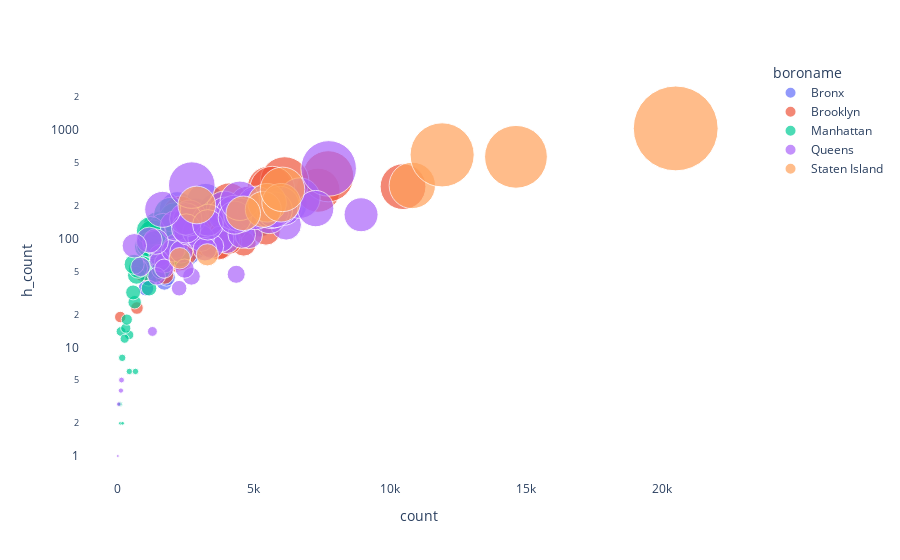

Notebook source saved alongside this figure:
### Code cell
fig = px.scatter(data, x="count", y="h_count",
                 size="h_count", color="boroname",
                 hover_name="zipcode", log_y=True, size_max=60)
fig.update_layout(barmode='stack', 
                  plot_bgcolor='rgba(255,255,255,1)')
fig.show(
    config= {'displaylogo': False, 
             'displayModeBar': False}
)

### Figure 1 — Plotly figure (JSON) as saved in the notebook; plotly's stock layout.template omitted (floating-point values rounded to 4 significant figures)
{"data": [{"hovertemplate": "<b>%{hovertext}</b><br><br>boroname=Bronx<br>count=%{x}<br>h_count=%{marker.size}<extra></extra>", "hovertext": ["10451", "10452", "10453", "10454", "10455", "10456", "10457", "10458", "10459", "10460", "10461", "10462", "10463", "10464", "10465", "10466", "10467", "10468", "10469", "10470", "10471", "10472", "10473", "10474", "10475"], "legendgroup": "Bronx", "marker": {"color": "#636efa", "size": [185, 165, 98, 46, 57, 180, 214, 91, 82, 102, 145, 120, 105, 35, 117, 136, 159, 73, 209, 44, 40, 99, 126, 102, 44], "sizemode": "area", "sizeref": 0.2869, "symbol": "circle"}, "mode": "markers", "name": "Bronx", "orientation": "v", "showlegend": true, "type": "scatter", "visible": true, "x": [2189, 2845, 2793, 1352, 1639, 3621, 3223, 2357, 2812, 2555, 5205, 3912, 2714, 1036, 4655, 4406, 3882, 2622, 6265, 1141, 1713, 3254, 4175, 2185, 1795], "xaxis": "x", "y": [185, 165, 98, 46, 57, 180, 214, 91, 82, 102, 145, 120, 105, 35, 117, 136, 159, 73, 209, 44, 40, 99, 126, 102, 44], "yaxis": "y"}, {"hovertemplate": "<b>%{hovertext}</b><br><br>boroname=Brooklyn<br>count=%{x}<br>h_count=%{marker.size}<extra></extra>", "hovertext": ["11201", "11203", "11204", "11205", "11206", "11207", "11208", "11209", "11210", "11211", "11212", "11213", "11214", "11215", "11216", "11217", "11218", "11219", "11220", "11221", "11222", "11223", "11224", "11225", "11226", "11228", "11229", "11230", "11231", "11232", "11233", "11234", "11235", "11236", "11237", "11238", "11239", "11249", "11251"], "legendgroup": "Brooklyn", "marker": {"color": "#EF553B", "size": [124, 90, 129, 61, 92, 279, 375, 118, 208, 80, 84, 95, 82, 203, 82, 96, 117, 122, 148, 111, 78, 197, 93, 63, 72, 89, 290, 339, 120, 46, 94, 301, 216, 288, 171, 63, 49, 23, 19], "sizemode": "area", "sizeref": 0.2869, "symbol": "circle"}, "mode": "markers", "name": "Brooklyn", "orientation": "v", "showlegend": true, "type": "scatter", "visible": true, "x": [2982, 4630, 4200, 2136, 2833, 7362, 7739, 5450, 5089, 2350, 3801, 3306, 3722, 4795, 2187, 2406, 3623, 3941, 4042, 3874, 1942, 5283, 1593, 2354, 2503, 3261, 5579, 6136, 2587, 1724, 4089, 10490, 4098, 5680, 2302, 2285, 913, 705, 92], "xaxis": "x", "y": [124, 90, 129, 61, 92, 279, 375, 118, 208, 80, 84, 95, 82, 203, 82, 96, 117, 122, 148, 111, 78, 197, 93, 63, 72, 89, 290, 339, 120, 46, 94, 301, 216, 288, 171, 63, 49, 23, 19], "yaxis": "y"}, {"hovertemplate": "<b>%{hovertext}</b><br><br>boroname=Manhattan<br>count=%{x}<br>h_count=%{marker.size}<extra></extra>", "hovertext": ["10001", "10002", "10003", "10004", "10005", "10007", "10009", "10010", "10011", "10012", "10013", "10014", "10016", "10017", "10018", "10019", "10020", "10021", "10022", "10023", "10024", "10025", "10026", "10027", "10028", "10029", "10030", "10031", "10032", "10033", "10034", "10035", "10036", "10037", "10038", "10039", "10040", "10065", "10075", "10128", "10280", "10281", "10282", "83"], "legendgroup": "Manhattan", "marker": {"color": "#00cc96", "size": [13, 74, 71, 3, 14, 15, 50, 26, 48, 57, 84, 114, 100, 46, 8, 104, 2, 129, 80, 52, 69, 115, 85, 152, 94, 94, 35, 106, 167, 125, 101, 111, 53, 32, 18, 6, 88, 118, 58, 91, 12, 3, 2, 6], "sizemode": "area", "sizeref": 0.2869, "symbol": "circle"}, "mode": "markers", "name": "Manhattan", "orientation": "v", "showlegend": true, "type": "scatter", "visible": true, "x": [417, 1259, 1378, 98, 120, 294, 1010, 621, 1387, 866, 1059, 2205, 1304, 686, 163, 1513, 94, 1472, 1254, 1595, 2277, 2056, 1278, 2108, 1287, 1599, 1150, 1971, 1949, 1671, 1277, 1273, 741, 564, 332, 425, 1137, 1208, 602, 1371, 252, 71, 178, 651], "xaxis": "x", "y": [13, 74, 71, 3, 14, 15, 50, 26, 48, 57, 84, 114, 100, 46, 8, 104, 2, 129, 80, 52, 69, 115, 85, 152, 94, 94, 35, 106, 167, 125, 101, 111, 53, 32, 18, 6, 88, 118, 58, 91, 12, 3, 2, 6], "yaxis": "y"}, {"hovertemplate": "<b>%{hovertext}</b><br><br>boroname=Queens<br>count=%{x}<br>h_count=%{marker.size}<extra></extra>", "hovertext": ["11001", "11004", "11005", "11040", "11101", "11102", "11103", "11104", "11105", "11106", "11109", "11354", "11355", "11356", "11357", "11358", "11360", "11361", "11362", "11363", "11364", "11365", "11366", "11367", "11368", "11369", "11370", "11371", "11372", "11373", "11374", "11375", "11377", "11378", "11379", "11385", "11411", "11412", "11413", "11414", "11415", "11416", "11417", "11418", "11419", "11420", "11421", "11422", "11423", "11426", "11427", "11428", "11429", "11432", "11433", "11434", "11435", "11436", "11451", "11691", "11692", "11693", "11694", "11697"], "legendgroup": "Queens", "marker": {"color": "#ab63fa", "size": [14, 103, 5, 55, 159, 70, 60, 62, 85, 45, 3, 182, 204, 78, 166, 134, 76, 193, 96, 159, 196, 236, 45, 108, 187, 104, 131, 4, 118, 168, 94, 158, 204, 99, 109, 443, 115, 47, 203, 173, 97, 53, 85, 101, 148, 175, 53, 180, 80, 164, 148, 152, 124, 184, 134, 189, 156, 35, 1, 223, 186, 86, 311, 1], "sizemode": "area", "sizeref": 0.2869, "symbol": "circle"}, "mode": "markers", "name": "Queens", "orientation": "v", "showlegend": true, "type": "scatter", "visible": true, "x": [1274, 3879, 137, 837, 2624, 1552, 1722, 1546, 2120, 1428, 34, 5244, 4801, 2035, 8947, 6193, 2337, 5005, 4009, 2644, 6094, 6696, 2709, 4817, 3918, 2945, 2111, 115, 2577, 3953, 1393, 5569, 5090, 3790, 4560, 7755, 2900, 4355, 5981, 4262, 1157, 1705, 3450, 3062, 2621, 5048, 2458, 5636, 3203, 4525, 3320, 2501, 2516, 5764, 3312, 7278, 4300, 2256, 9, 4489, 1651, 609, 2721, 2], "xaxis": "x", "y": [14, 103, 5, 55, 159, 70, 60, 62, 85, 45, 3, 182, 204, 78, 166, 134, 76, 193, 96, 159, 196, 236, 45, 108, 187, 104, 131, 4, 118, 168, 94, 158, 204, 99, 109, 443, 115, 47, 203, 173, 97, 53, 85, 101, 148, 175, 53, 180, 80, 164, 148, 152, 124, 184, 134, 189, 156, 35, 1, 223, 186, 86, 311, 1], "yaxis": "y"}, {"hovertemplate": "<b>%{hovertext}</b><br><br>boroname=Staten Island<br>count=%{x}<br>h_count=%{marker.size}<extra></extra>", "hovertext": ["10301", "10302", "10303", "10304", "10305", "10306", "10307", "10308", "10309", "10310", "10312", "10314"], "legendgroup": "Staten Island", "marker": {"color": "#FFA15A", "size": [214, 66, 204, 186, 214, 309, 171, 284, 590, 71, 1033, 566], "sizemode": "area", "sizeref": 0.2869, "symbol": "circle"}, "mode": "markers", "name": "Staten Island", "orientation": "v", "showlegend": true, "type": "scatter", "visible": true, "x": [5493, 2277, 2907, 5350, 6008, 10832, 4615, 6057, 11928, 3295, 20518, 14643], "xaxis": "x", "y": [214, 66, 204, 186, 214, 309, 171, 284, 590, 71, 1033, 566], "yaxis": "y"}], "layout": {"autosize": true, "barmode": "stack", "legend": {"itemsizing": "constant", "title": {"text": "boroname"}, "tracegroupgap": 0}, "margin": {"t": 60}, "plot_bgcolor": "rgba(255,255,255,1)", "xaxis": {"anchor": "y", "autorange": true, "domain": [0, 1], "range": [-1271.0, 22810.0], "title": {"text": "count"}, "type": "linear"}, "yaxis": {"anchor": "x", "autorange": true, "domain": [0, 1], "range": [-0.244, 3.844], "title": {"text": "h_count"}, "type": "log"}}}
